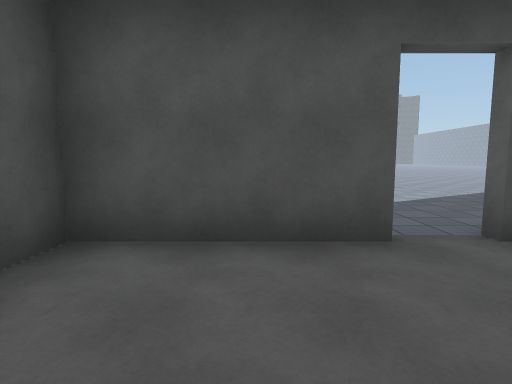
View 1 (above)

24 first-person views from a walk through a Unity game level. The camera is 1.5 m above the floor, tilts 6° down and sees 80° across. The floor is counted in squares, 2 m on a side. Each view is taken from the middle of a square. On the plan, view 1 faces up. The plan holds only what a view shows up to about 10 squares ahead; the rest is blank. The place goes on beyond the plan. The player is left out. Some animated figures are left out. Surface patterns are stand-ins for the level's own textures.

View 2
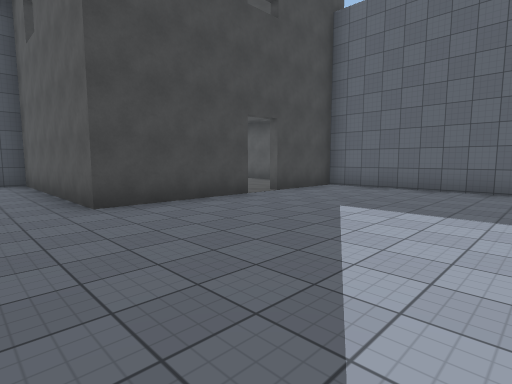

View 3
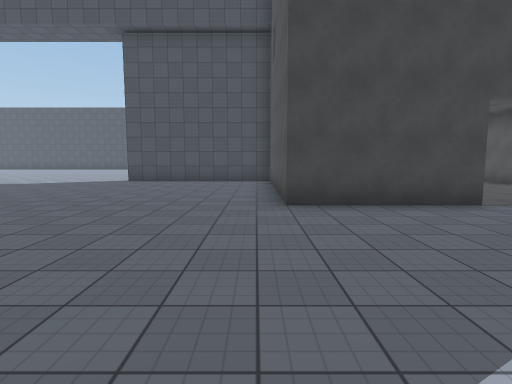

View 4
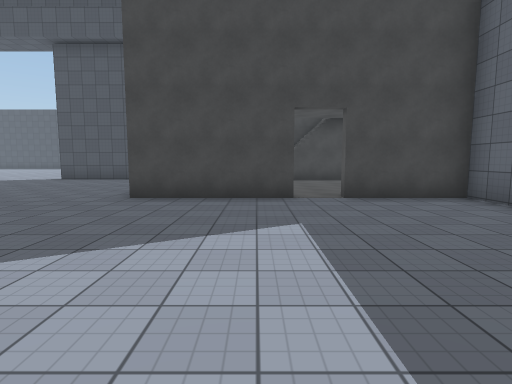

View 5
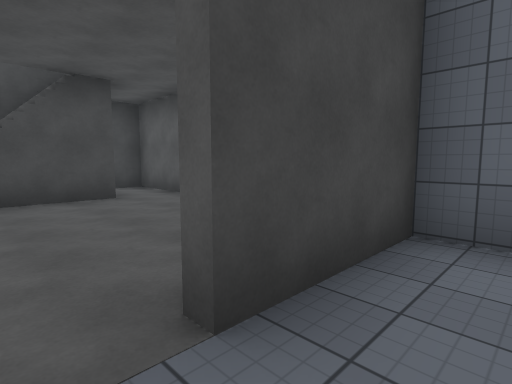

View 6
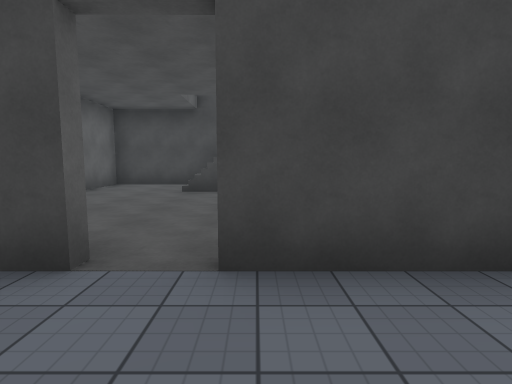

View 7
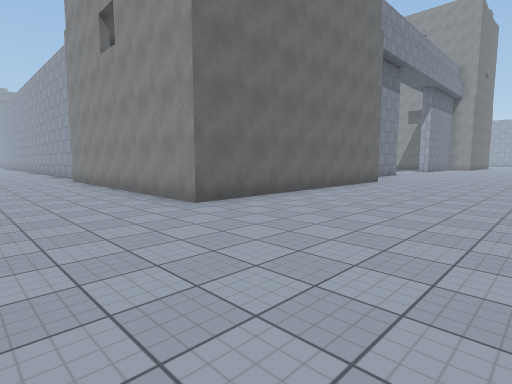

View 8
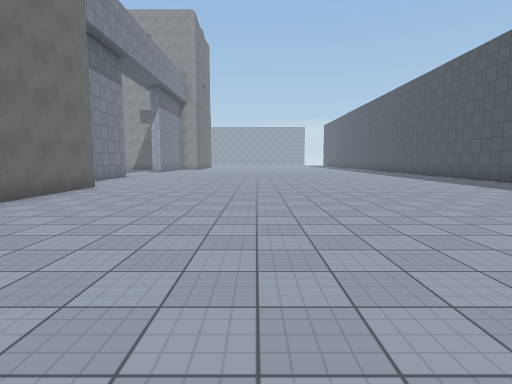

View 9
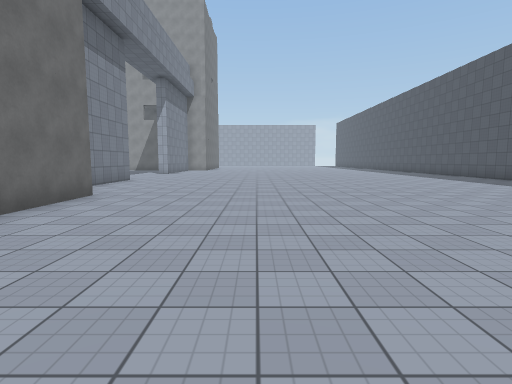

View 10
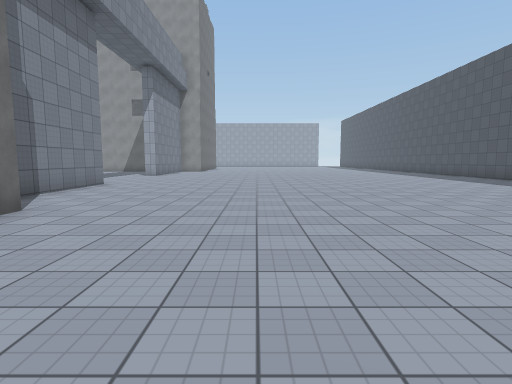

View 11
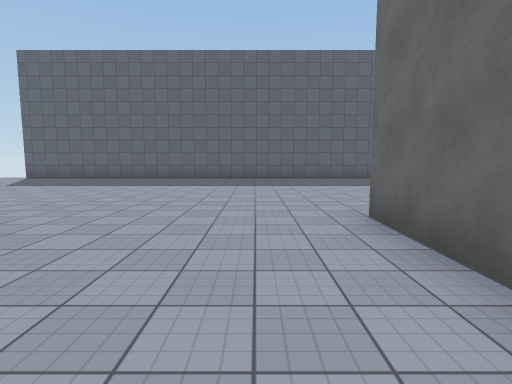

View 12
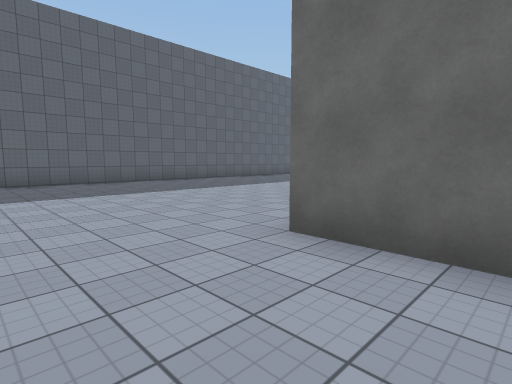

View 13
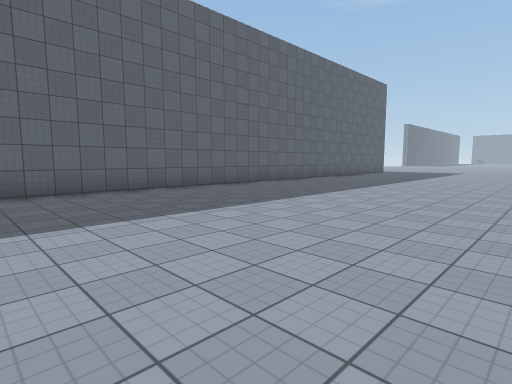

View 14
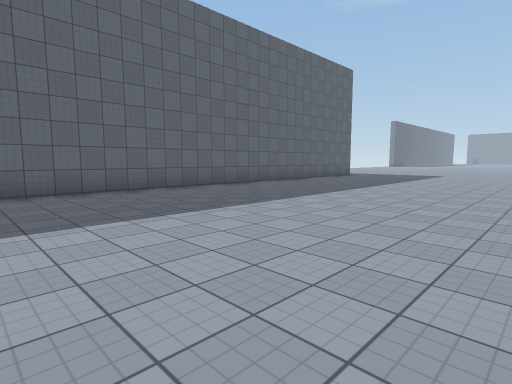

View 15
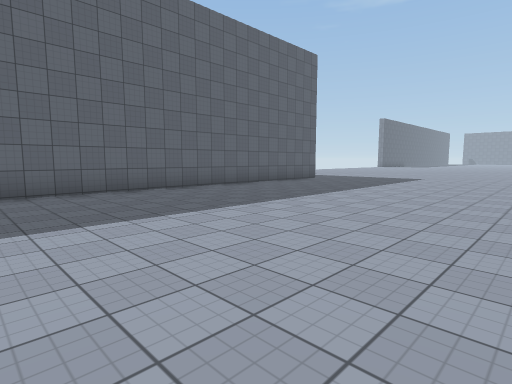

View 16
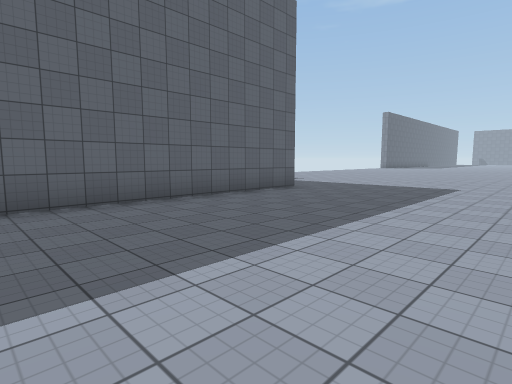

View 17
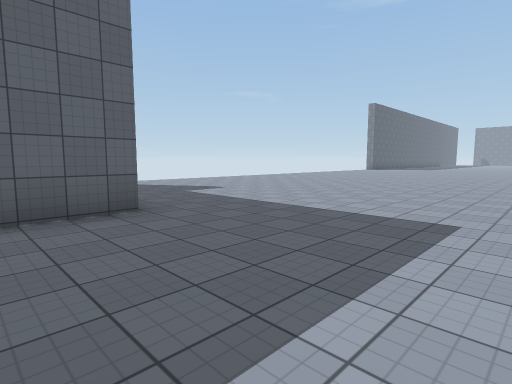

View 18
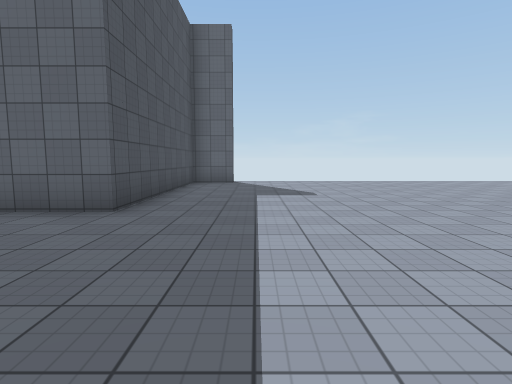

View 19
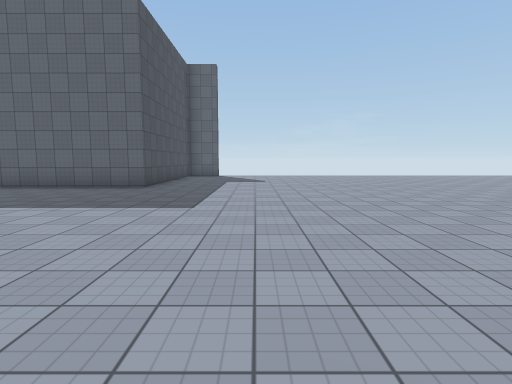

View 20
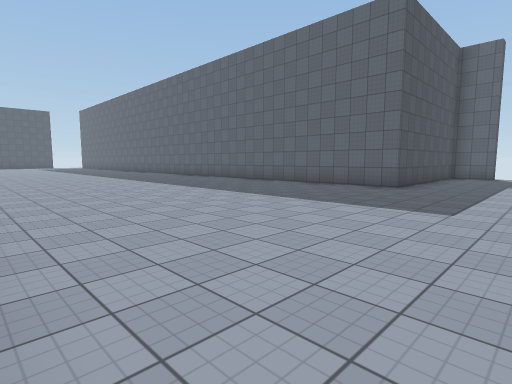

View 21
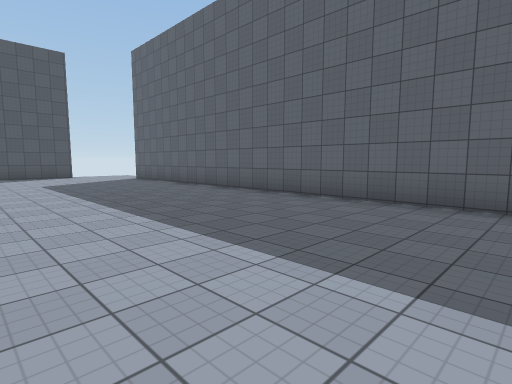

View 22
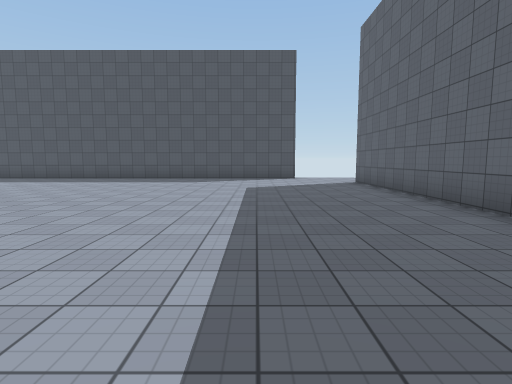

View 23
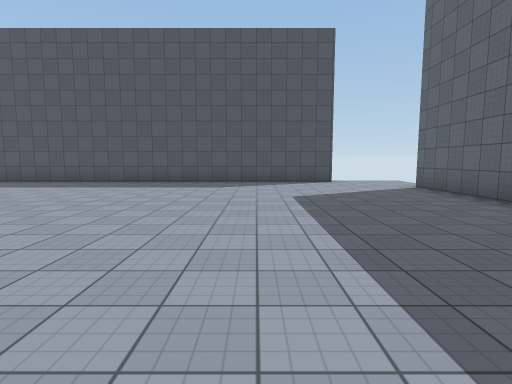

View 24
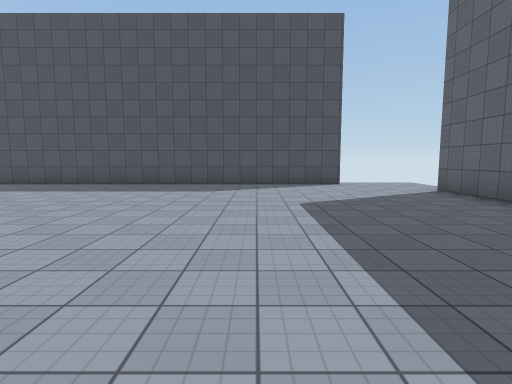

### Floor plan
Key: @ floor where view 1 was taken; # wall or solid block; . floor; O other object.
Columns run from 16 left of view 1 to 12 right of it. Each row starts with its distance up from view 1.
 23     ..
 22 ..  ... ..
 21 ... ......
 20 ..........
 19 ...........
 18 ............
 17 .............
 16 ..............
 15 ...............
 14 ...............
 13  ..............
 12 ######.........
 11      #.........
 10      #.........      ...
  9      #.........    .....
  8      #........   .......
  7      #........ #........
  6      #........ #.........
  5      #........ #..........
  4      #........ #...........
  3      #........O#OO.OOO.....
  2      #........O      O......
  1      #........O      O.......
  0      #........O @    O.......
 -1      #........O      O.......
 -2      #........O OOO  O.......
 -3      #........O      O#####
 -4      #........OOOOOOOO......
 -5      #......................
 -6      #......................
 -7      #......................
 -8      #......................
 -9      #......................
-10      #......................
-11      #......................
-12      #......................
-13      #......................
-14      #............ .........
-15      #............  ........
-16      ..............  .......
-17      ..............   ..
-18      ...###########

Where each view was taken, in squares from view 1:
view 1: 0 up, 0 right, facing up
view 2: 8 up, 7 right, facing down-left
view 3: 8 up, 6 right, facing down
view 4: 9 up, 3 right, facing down
view 5: 4 up, 2 right, facing down-left
view 6: 5 up, 1 right, facing down
view 7: 9 down, 5 left, facing up-right
view 8: 9 down, 3 left, facing right
view 9: 8 down, 1 left, facing right
view 10: 8 down, 1 right, facing right
view 11: 6 down, 2 right, facing left
view 12: 7 down, 0 right, facing up-left
view 13: 6 down, 3 left, facing up-left
view 14: 2 down, 3 left, facing up-left
view 15: 1 up, 3 left, facing up-left
view 16: 5 up, 5 left, facing up-left
view 17: 10 up, 6 left, facing up-left
view 18: 14 up, 6 left, facing left
view 19: 15 up, 2 left, facing left
view 20: 15 up, 2 left, facing down-left
view 21: 3 down, 5 left, facing down-left
view 22: 5 down, 7 left, facing down
view 23: 7 down, 6 left, facing down
view 24: 8 down, 6 left, facing down
